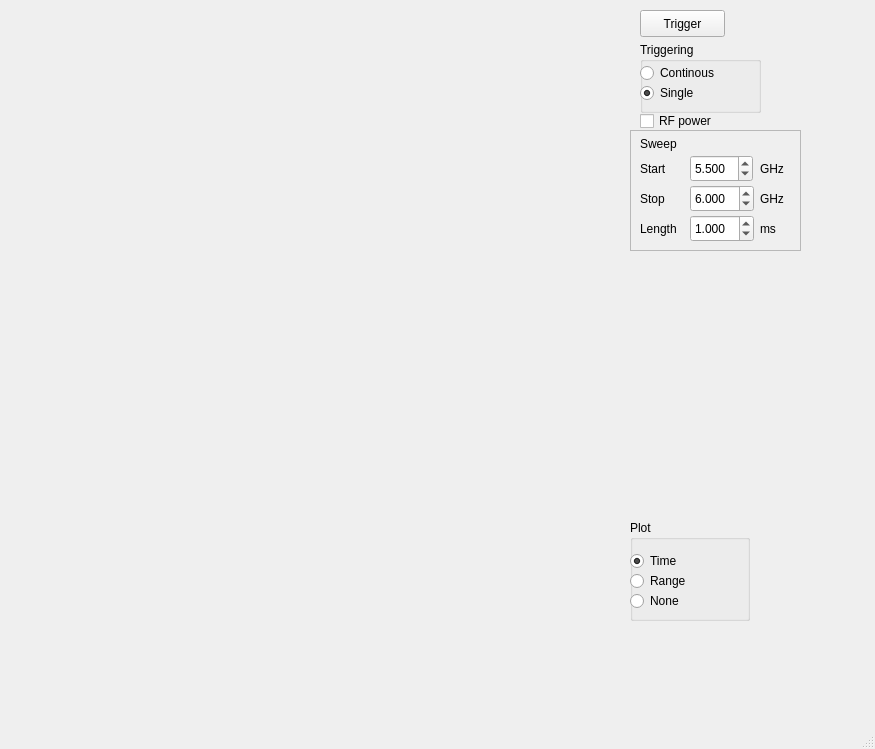
<?xml version="1.0" encoding="UTF-8"?>
<ui version="4.0">
 <class>MainWindow</class>
 <widget class="QMainWindow" name="MainWindow">
  <property name="geometry">
   <rect>
    <x>0</x>
    <y>0</y>
    <width>875</width>
    <height>749</height>
   </rect>
  </property>
  <property name="minimumSize">
   <size>
    <width>200</width>
    <height>200</height>
   </size>
  </property>
  <property name="sizeIncrement">
   <size>
    <width>2</width>
    <height>2</height>
   </size>
  </property>
  <property name="baseSize">
   <size>
    <width>810</width>
    <height>780</height>
   </size>
  </property>
  <property name="windowTitle">
   <string>MainWindow</string>
  </property>
  <widget class="QWidget" name="centralwidget">
   <widget class="QGroupBox" name="groupBox">
    <property name="geometry">
     <rect>
      <x>640</x>
      <y>42</y>
      <width>121</width>
      <height>71</height>
     </rect>
    </property>
    <property name="title">
     <string>Triggering</string>
    </property>
    <widget class="QRadioButton" name="radioButton_2">
     <property name="geometry">
      <rect>
       <x>0</x>
       <y>20</y>
       <width>116</width>
       <height>22</height>
      </rect>
     </property>
     <property name="text">
      <string>Continous</string>
     </property>
     <property name="checked">
      <bool>false</bool>
     </property>
    </widget>
    <widget class="QRadioButton" name="radioButton">
     <property name="geometry">
      <rect>
       <x>0</x>
       <y>40</y>
       <width>116</width>
       <height>22</height>
      </rect>
     </property>
     <property name="text">
      <string>Single</string>
     </property>
     <property name="checked">
      <bool>true</bool>
     </property>
    </widget>
    <zorder>radioButton_2</zorder>
    <zorder>radioButton</zorder>
    <zorder>pushButton_2</zorder>
   </widget>
   <widget class="QPushButton" name="pushButton">
    <property name="geometry">
     <rect>
      <x>640</x>
      <y>10</y>
      <width>85</width>
      <height>27</height>
     </rect>
    </property>
    <property name="maximumSize">
     <size>
      <width>395</width>
      <height>16777215</height>
     </size>
    </property>
    <property name="text">
     <string>Trigger</string>
    </property>
   </widget>
   <widget class="QCheckBox" name="checkBox">
    <property name="geometry">
     <rect>
      <x>640</x>
      <y>110</y>
      <width>97</width>
      <height>22</height>
     </rect>
    </property>
    <property name="text">
     <string>RF power</string>
    </property>
   </widget>
   <widget class="QFrame" name="frame_3">
    <property name="geometry">
     <rect>
      <x>630</x>
      <y>130</y>
      <width>171</width>
      <height>121</height>
     </rect>
    </property>
    <property name="frameShape">
     <enum>QFrame::StyledPanel</enum>
    </property>
    <property name="frameShadow">
     <enum>QFrame::Raised</enum>
    </property>
    <widget class="QLabel" name="label_4">
     <property name="geometry">
      <rect>
       <x>10</x>
       <y>5</y>
       <width>66</width>
       <height>17</height>
      </rect>
     </property>
     <property name="text">
      <string>Sweep</string>
     </property>
    </widget>
    <widget class="QLabel" name="label">
     <property name="geometry">
      <rect>
       <x>10</x>
       <y>30</y>
       <width>66</width>
       <height>17</height>
      </rect>
     </property>
     <property name="text">
      <string>Start</string>
     </property>
    </widget>
    <widget class="QLabel" name="label_2">
     <property name="geometry">
      <rect>
       <x>10</x>
       <y>60</y>
       <width>66</width>
       <height>17</height>
      </rect>
     </property>
     <property name="text">
      <string>Stop</string>
     </property>
    </widget>
    <widget class="QLabel" name="label_3">
     <property name="geometry">
      <rect>
       <x>10</x>
       <y>90</y>
       <width>66</width>
       <height>17</height>
      </rect>
     </property>
     <property name="text">
      <string>Length</string>
     </property>
    </widget>
    <widget class="QDoubleSpinBox" name="startSpinBox">
     <property name="geometry">
      <rect>
       <x>60</x>
       <y>25</y>
       <width>63</width>
       <height>27</height>
      </rect>
     </property>
     <property name="decimals">
      <number>3</number>
     </property>
     <property name="singleStep">
      <double>0.100000000000000</double>
     </property>
     <property name="value">
      <double>5.500000000000000</double>
     </property>
    </widget>
    <widget class="QLabel" name="label_5">
     <property name="geometry">
      <rect>
       <x>130</x>
       <y>30</y>
       <width>31</width>
       <height>17</height>
      </rect>
     </property>
     <property name="text">
      <string>GHz</string>
     </property>
    </widget>
    <widget class="QDoubleSpinBox" name="stopSpinBox">
     <property name="geometry">
      <rect>
       <x>60</x>
       <y>55</y>
       <width>64</width>
       <height>27</height>
      </rect>
     </property>
     <property name="decimals">
      <number>3</number>
     </property>
     <property name="singleStep">
      <double>0.100000000000000</double>
     </property>
     <property name="value">
      <double>6.000000000000000</double>
     </property>
    </widget>
    <widget class="QDoubleSpinBox" name="lengthSpinBox">
     <property name="geometry">
      <rect>
       <x>60</x>
       <y>85</y>
       <width>64</width>
       <height>27</height>
      </rect>
     </property>
     <property name="decimals">
      <number>3</number>
     </property>
     <property name="singleStep">
      <double>0.100000000000000</double>
     </property>
     <property name="value">
      <double>1.000000000000000</double>
     </property>
    </widget>
    <widget class="QLabel" name="label_6">
     <property name="geometry">
      <rect>
       <x>130</x>
       <y>60</y>
       <width>31</width>
       <height>17</height>
      </rect>
     </property>
     <property name="text">
      <string>GHz</string>
     </property>
    </widget>
    <widget class="QLabel" name="label_7">
     <property name="geometry">
      <rect>
       <x>130</x>
       <y>90</y>
       <width>21</width>
       <height>17</height>
      </rect>
     </property>
     <property name="text">
      <string>ms</string>
     </property>
    </widget>
   </widget>
   <widget class="QWidget" name="Waterfall_area" native="true">
    <property name="geometry">
     <rect>
      <x>0</x>
      <y>0</y>
      <width>621</width>
      <height>511</height>
     </rect>
    </property>
   </widget>
   <widget class="QWidget" name="timePlot_area" native="true">
    <property name="geometry">
     <rect>
      <x>0</x>
      <y>520</y>
      <width>621</width>
      <height>181</height>
     </rect>
    </property>
   </widget>
   <widget class="QGroupBox" name="plotGroup">
    <property name="geometry">
     <rect>
      <x>630</x>
      <y>520</y>
      <width>120</width>
      <height>101</height>
     </rect>
    </property>
    <property name="title">
     <string>Plot</string>
    </property>
    <widget class="QRadioButton" name="radioButton_time">
     <property name="geometry">
      <rect>
       <x>0</x>
       <y>30</y>
       <width>116</width>
       <height>22</height>
      </rect>
     </property>
     <property name="text">
      <string>Time</string>
     </property>
     <property name="checked">
      <bool>true</bool>
     </property>
    </widget>
    <widget class="QRadioButton" name="radioButton_range">
     <property name="geometry">
      <rect>
       <x>0</x>
       <y>50</y>
       <width>116</width>
       <height>22</height>
      </rect>
     </property>
     <property name="text">
      <string>Range</string>
     </property>
    </widget>
    <widget class="QRadioButton" name="radioButton_none">
     <property name="geometry">
      <rect>
       <x>0</x>
       <y>70</y>
       <width>116</width>
       <height>22</height>
      </rect>
     </property>
     <property name="text">
      <string>None</string>
     </property>
    </widget>
   </widget>
   <zorder>frame_3</zorder>
   <zorder>groupBox</zorder>
   <zorder>pushButton</zorder>
   <zorder>checkBox</zorder>
   <zorder>Waterfall_area</zorder>
   <zorder>timePlot_area</zorder>
   <zorder>plotGroup</zorder>
  </widget>
  <widget class="QMenuBar" name="menubar">
   <property name="geometry">
    <rect>
     <x>0</x>
     <y>0</y>
     <width>875</width>
     <height>25</height>
    </rect>
   </property>
  </widget>
  <widget class="QStatusBar" name="statusbar"/>
 </widget>
 <resources/>
 <connections/>
</ui>
